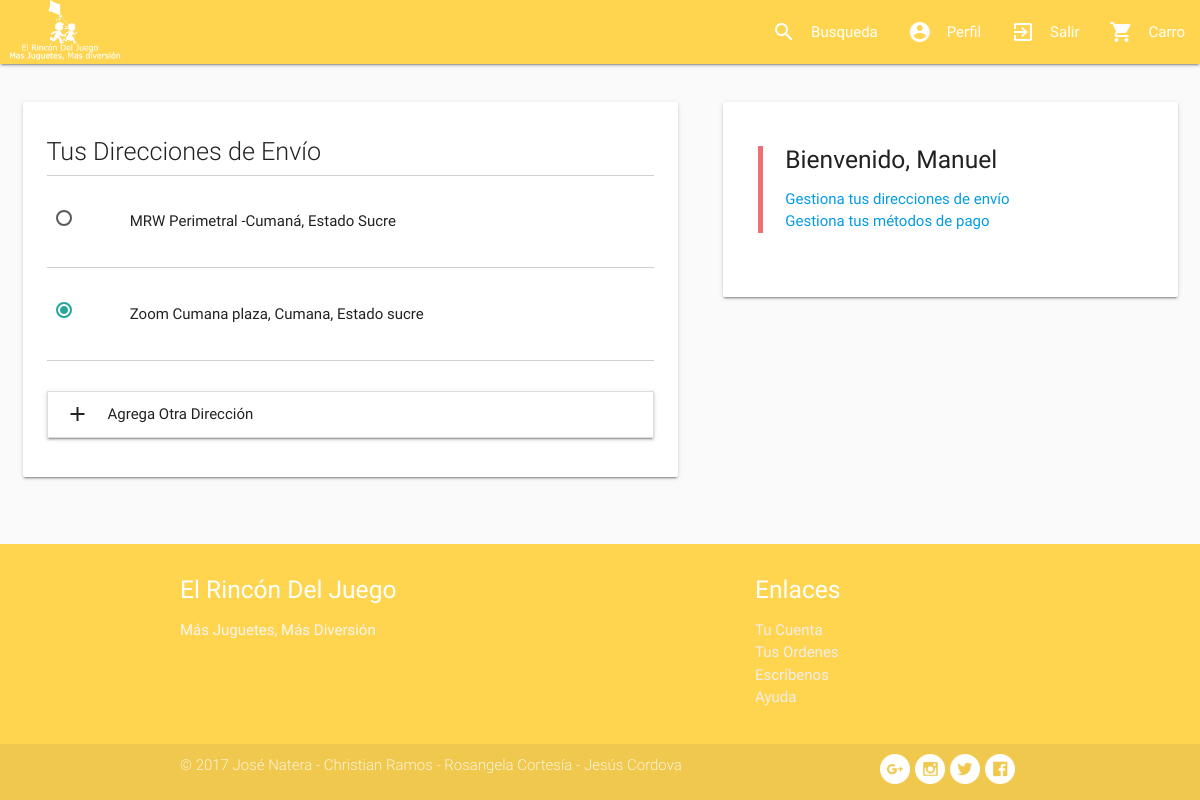
The page /direcciones-perfil.php (signed in) on the database its author committed.
### tables this page shows
CREATE TABLE `direcciones` (
  `usuarioid` int(11) DEFAULT NULL,
  `direccionEnvio` varchar(200) DEFAULT NULL,
  `id` int(11) NOT NULL
);

### php/lista-direcciones.php (the view, shortened to what this page needs)
<?php
    include_once("conexion.php");
    $sql = "SELECT * FROM `direcciones` WHERE `usuarioid` = '".$_SESSION['usuarioid']."'";
    $result= $mysqli->query($sql);
    $i = 0;
    while($row = mysqli_fetch_array($result)) {
            echo " <tr> ";
            echo "                              <td>";
            echo "                                      <p>";
            echo "                                          <label for='".$i."'></label>";
            echo "                                      </p>";
            echo "                             </td>";
            echo "                             <td>";
            echo "                                 <p class='card-number'>".$row['direccionEnvio']."</p>";
            echo "                             </td>";
            echo "                         </tr> ";
            $i++;
        }
?>

### css/style.css (style rules this page uses)
body { display: flex; min-height: 100vh; flex-direction: column; }

### rows shown on the page
direcciones: direccionEnvio "MRW Perimetral -Cumaná, Estado Sucre"
direcciones: direccionEnvio "Zoom Cumana plaza, Cumana, Estado sucre"

### other values the page prints
$_SESSION['nombreusuario'] "Manuel"
